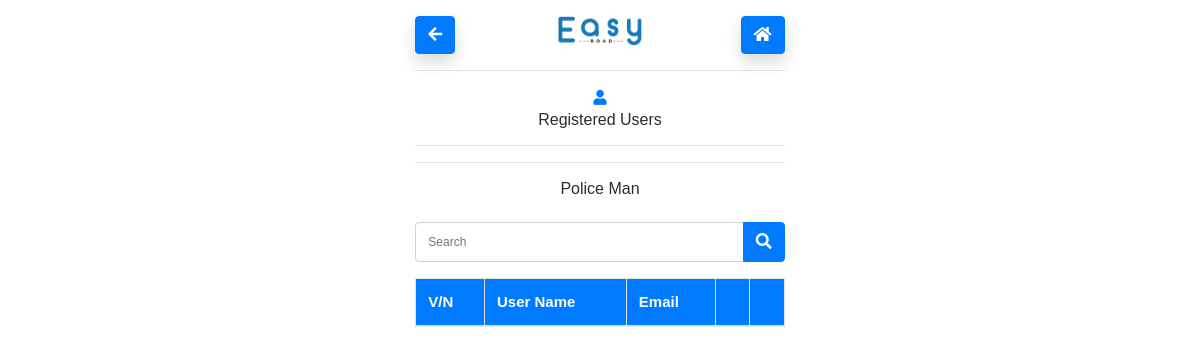
The page /view-users.php on the database as committed earlier.
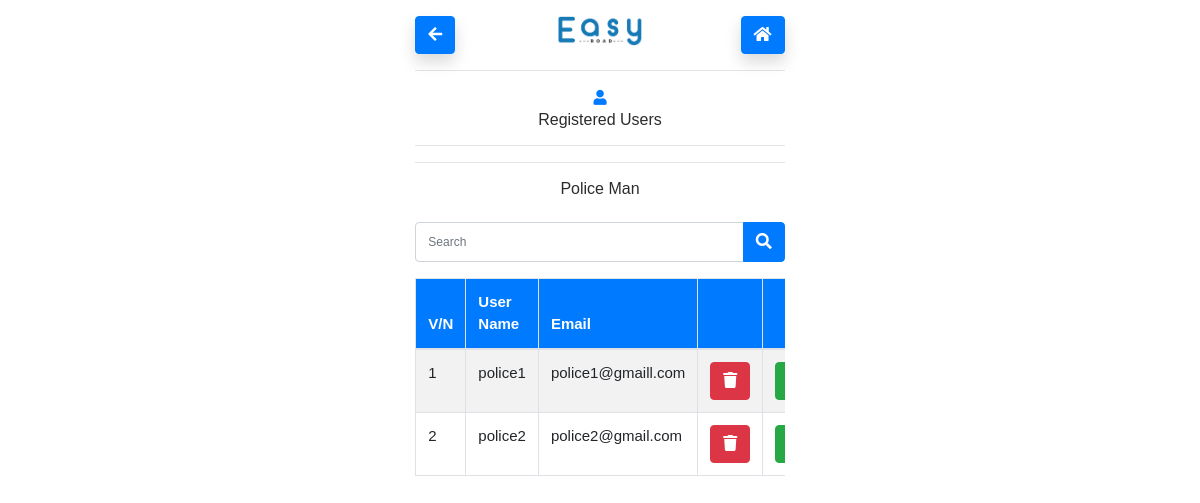
The same page on the database as committed later.
### tables this page shows
CREATE TABLE `police_man` (
  `police_man_id` int(11) NOT NULL,
  `user_id` int(11) NOT NULL,
  `name` varchar(255) NOT NULL,
  `gender` varchar(255) NOT NULL,
  `phone_number` varchar(255) NOT NULL,
  `police_station_id` int(11) NOT NULL
);

CREATE TABLE `user` (
  `user_id` int(11) NOT NULL,
  `user_name` varchar(255) NOT NULL,
  `user_pass` varchar(255) NOT NULL,
  `email` varchar(100) NOT NULL,
  `role_id` int(20) NOT NULL
);

### view-users.php (the view, shortened to what this page needs)
<?php
require("./Handlers/connection.php");
$search2 = "";
if (isset($_POST["search2"]) && $_POST["search2"] != "") {
  $search2 = $_POST["search2"];
  $stmt2 = $conn->prepare("SELECT * FROM `police_man`, `user` WHERE role_id = 3 AND  user.user_id = police_man.user_id AND user_name LIKE '%" . $search2 . "%'");
} else {
  $stmt2 = $conn->prepare("SELECT * FROM `police_man`, `user` WHERE role_id = 3 AND user.user_id = police_man.user_id");
}
?>
<!DOCTYPE html>
<html lang="en">
<head>
  <link href="Assets/css/bootstrap.min.css" rel="stylesheet">
  <link href="Asset/css/bootstrap.css" rel="stylesheet">
  <link href="Assets/css/style.css" rel="stylesheet">
  <link rel="stylesheet" href="https://use.fontawesome.com/releases/v5.7.0/css/all.css">
</head>
<body class="item-align-center">
  <div class="container-fluid p-3">
    <div class="row">
      <div class="col-lg-4 col-md-3"></div>
      <div class="col-lg-4 col-md-6">
        <div class="row" id="header-mobile">
          <div class="col-lg-4 col-md-4 col-4">
            <div class="nav-item">
              <a href="user.php" class="btn btn-primary shadow">
                <i class="fa fa-arrow-left"></i>
              </a>
            </div>
          </div>
          <div class="col-lg-4 col-md-4 col-4 text-center">
            <div class="nav-item">
              <a href="home.php"><i class="shadow"> </i> <img src="Assets/img/easy-logo 1.png" height="30px" alt=""></a>
            </div>
          </div>
          <div class="col-lg-4 col-md-4 col-4 text-right">
            <div class="nav-item">
              <a href="home.php" class="btn btn-primary shadow">
                <i class="fa fa-home"></i>
              </a>
            </div>
          </div>
        </div>
        <hr>
        <div class="text-center">
          <i class="fa fa-user text-primary"></i>
          <h6>Registered Users</h6>
        </div>
        <hr>
        <hr>
        <div class="text-center">
          <h6>Police Man</h6>
        </div>
        <form action="view-users.php" method="POST">
          <div class="input-group mb-3 mt-4">
            <input type="text" class="form-control search" name="search2" placeholder="Search" value="<?php echo $search2; ?>">
            <div class="input-group-append">
              </span> <button class="btn btn-primary search"><i class="fa fa-search "></i></button> </span>
            </div>
          </div>
        </form>
        <div class="table-responsive">
          <table class="table table-bordered table-striped">
            <thead class="bg-primary text-white">
              <tr>
                <th>V/N</th>
                <th>User Name</th>
                <th>Email</th>
                <th></th>
                <th></th>
              </tr>
            </thead>
            <tbody>
              <?php
              $stmt2->execute();
              $result = $stmt2->fetchAll();
              $no = 0;
              foreach ($result as $res) {
                $no++;
              ?>
                <tr>
                  <td value="#"><?php echo $no; ?></td>
                  <td value="#"><?php echo $res['name'] ?></td>
                  <td value="#"><?php echo $res['email'] ?></td>
                  <td> <a href="./Handlers/delete-user.php?id=<?php echo $res['user_id'] ?>" class="btn btn-danger" onclick="return confirm('Click OK if you really want to delete user')"><i class="fa fa-trash"></i></a></td>
                  <td value="#"> <a href="edit-users.php?id=<?php echo $res["user_id"]?>" class="btn btn-success"><i class="fa fa-edit"> </i> </a></td>
                </tr>
              <?php
              }
              ?>
            </tbody>
          </table>
        </div>
      </div>
    </div>
  </div>
</body>
</html>

Rows that differ between the two databases and show on the page:
added police_man: name "police1", user.email "police1@gmaill.com"
added police_man: name "police2", user.email "police2@gmail.com"
